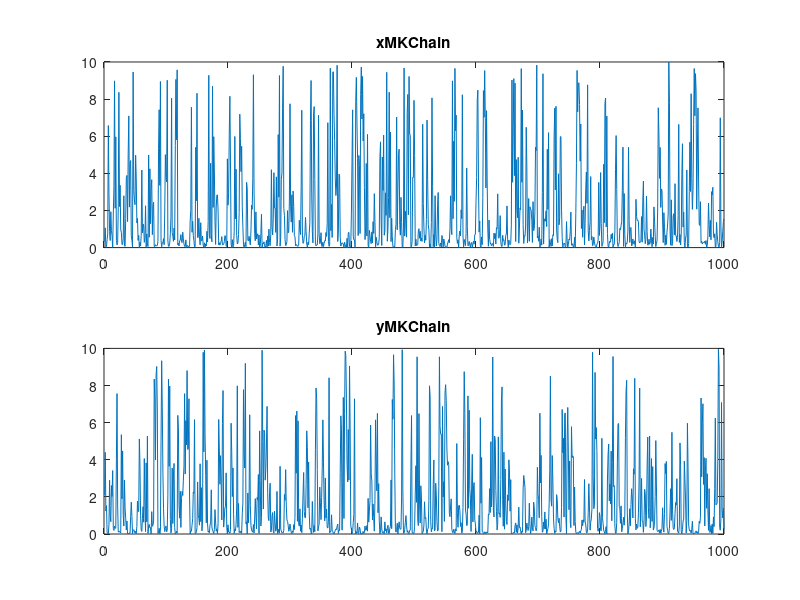
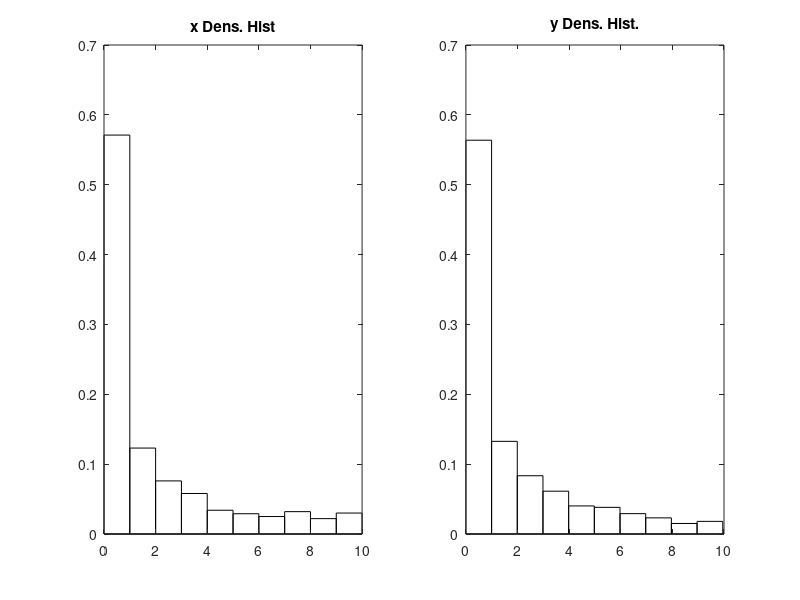

These figures' MATLAB source, in order:


%Final Exam
%question 3

n = 1800;
burn = 800;
x = zeros(n,1);
y = zeros(n,1);
%change values for x(1) two times
x(1) = 0.01;
y(1) = exprnd(1/x(1));
while y(1)<=0||y(1)>=10
      y(1)=exprnd(1/x(1));
end

for i = 2:n
    while x(i)<=0||x(i)>=10
        x(i) = exprnd(1/y(i-1));
    end
    
    while y(i)<=0||y(i)>=10
    y(i) = exprnd(1/x(i));
    end
end

%Markov Chains
xMKChain=x(burn+1:n);
n1=length(xMKChain);
yMKChain=y(burn+1:n);
n2=length(yMKChain);

%Estimates
meanMKChain=[mean(xMKChain) mean(yMKChain)]
varMKChain=[var(xMKChain) var(yMKChain)]
skewMKChain=[skewness(xMKChain) skewness(yMKChain)]
kurtMKChain=[kurtosis(xMKChain) kurtosis(yMKChain)]

%Figures
figure(1)
subplot(2,1,1)
plot(xMKChain)
title('xMKChain')
subplot(2,1,2)
plot(yMKChain)
title('yMKChain')

figure(2)
subplot(121)
[N,h]=hist(xMKChain);
N=N/(h(2)-h(1))/n1;
bar(h,N,1,'w')
title('x Dens. Hist')

subplot(122)
[N,h]=hist(yMKChain);
N=N/(h(2)-h(1))/n2;
bar(h,N,1,'w')
title('y Dens. Hist.')

%Run values
xranVals=[0.1 1.8 3.5 9.2];
fhatz = zeros(1,length(xranVals));
for j = 1:length(xranVals)
    fhatz(j) = mean(exppdf(xranVals(j),1./yMKChain));
end

%{
OUTPUT FOR X(1)=0.01
Question3

meanMKChain =

    1.9637    1.8449


varMKChain =

    5.8723    5.9026


skewMKChain =

    1.4814    1.6411


kurtMKChain =

    4.2944    4.7988

OUTPUT FOR X(2)= 0.5
Question3

meanMKChain =

    1.9212    1.8913


varMKChain =

    6.0814    6.0152


skewMKChain =

    1.5427    1.6222


kurtMKChain =

    4.3825    4.7521

%}
